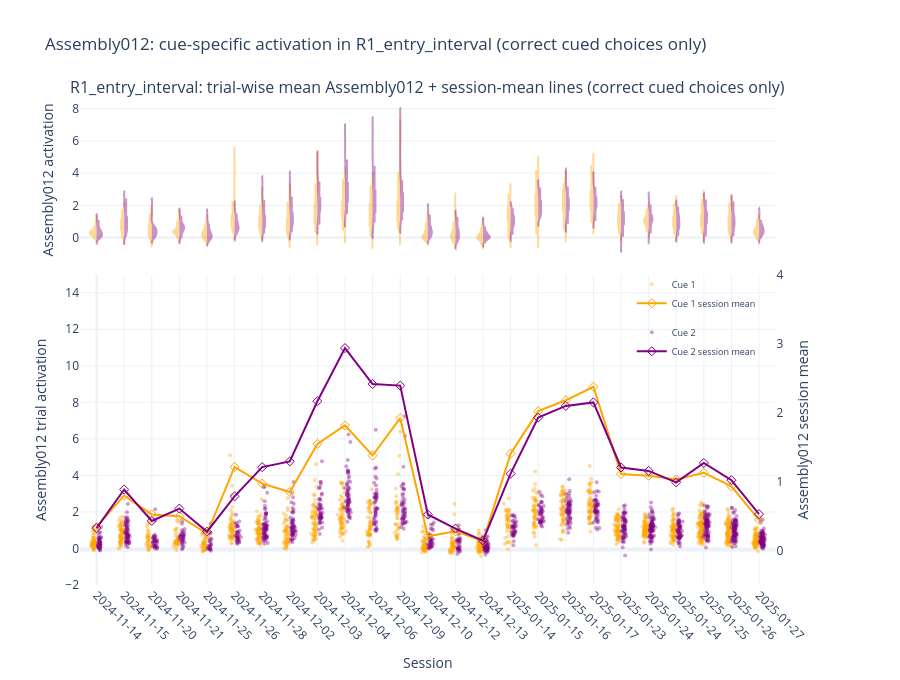
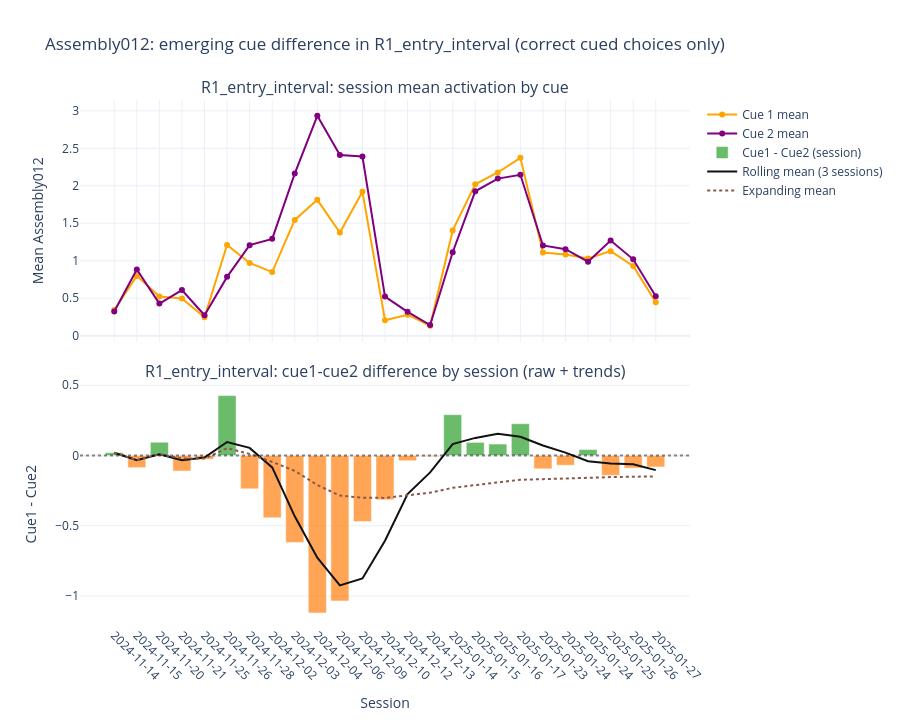

Here is the notebook cell these charts were saved with, in order:
### Code cell
activation_col = plot_col if 'plot_col' in globals() else 'Assembly012'
target_interval = 'R1_entry_interval' # R2_entry_interval | R1_entry_interval | pre_cue_interval | nextto_cue_interval

df_nextto = t0_ens.reset_index().copy()

if {'from_ephys_timestamp', 'to_ephys_timestamp'}.issubset(df_nextto.columns):
    df_nextto['time_raw'] = (
        pd.to_numeric(df_nextto['from_ephys_timestamp'], errors='coerce')
        + pd.to_numeric(df_nextto['to_ephys_timestamp'], errors='coerce')
    ) / 2.0
elif 'from_ephys_timestamp' in df_nextto.columns:
    df_nextto['time_raw'] = pd.to_numeric(df_nextto['from_ephys_timestamp'], errors='coerce')
elif 'entry_id' in df_nextto.columns:
    df_nextto['time_raw'] = pd.to_numeric(df_nextto['entry_id'], errors='coerce')
else:
    df_nextto['time_raw'] = pd.to_numeric(df_nextto['trial_id'], errors='coerce')

df_nextto = df_nextto[
    (df_nextto['interval_name'] == target_interval) & (df_nextto['cue'].isin([1, 2]))
].copy()
# correct_choice_mask = (
#     ((df_nextto['cue'] == 1) & df_nextto['choice_R1'].eq(True))
#     | ((df_nextto['cue'] == 2) & df_nextto['choice_R2'].eq(True))
# )
# correct_choice_mask = (
#     ((df_nextto['cue'] == 2) & df_nextto['choice_R1'].eq(True))
#     & ((df_nextto['cue'] == 2) & df_nextto['choice_R2'].eq(True))
#     #| ((df_nextto['cue'] == 1) & df_nextto['choice_R2'].eq(False))
# )

# df_nextto = df_nextto[correct_choice_mask].copy()
df_nextto = df_nextto.dropna(subset=['session_id', 'trial_id', 'cue', activation_col, 'time_raw'])

# One point per trial within target interval
trial_points = (
    df_nextto
    .groupby(['session_id', 'trial_id', 'cue'], as_index=False)
    .agg(time_raw=('time_raw', 'mean'), activation=(activation_col, 'mean'))
)

trial_points['session_id'] = trial_points['session_id'].astype(str)
trial_points['cue'] = trial_points['cue'].astype(int)
trial_points['cue_label'] = trial_points['cue'].map({1: 'Cue 1', 2: 'Cue 2'})
trial_points['session_dt'] = pd.to_datetime(trial_points['session_id'], format='%Y-%m-%d_%H-%M', errors='coerce')

session_order = (
    trial_points[['session_id', 'session_dt']]
    .drop_duplicates()
    .sort_values(['session_dt', 'session_id'])['session_id']
    .tolist()
)
session_date_labels = [s.split('_')[0] for s in session_order]
session_x_range = [-0.6, (len(session_order) - 0.4) if len(session_order) else 0.6]

trial_points['session_id'] = pd.Categorical(trial_points['session_id'], categories=session_order, ordered=True)
session_to_idx = {sid: i for i, sid in enumerate(session_order)}
trial_points['session_idx'] = trial_points['session_id'].astype(str).map(session_to_idx).astype(float)

cue_colors = {1: 'orange', 2: 'purple'}

# Jitter x so each trial dot is visible while still grouped by session
rng = np.random.default_rng(42)
cue_offset = {1: -0.11, 2: 0.11}
trial_points['x_jitter'] = (
    trial_points['session_idx']
    + trial_points['cue'].map(cue_offset).astype(float)
    + rng.normal(0.0, 0.045, size=len(trial_points))
)

session_summary = (
    trial_points
    .groupby(['session_id', 'cue'], observed=True, as_index=False)
    .agg(mean_activation=('activation', 'mean'), n_trials=('trial_id', 'nunique'))
)
session_pivot = (
    session_summary
    .pivot_table(index='session_id', columns='cue', values='mean_activation')
    .reset_index()
    .rename(columns={1: 'cue1_mean', 2: 'cue2_mean'})
)
if 'cue1_mean' not in session_pivot.columns:
    session_pivot['cue1_mean'] = np.nan
if 'cue2_mean' not in session_pivot.columns:
    session_pivot['cue2_mean'] = np.nan
session_pivot['session_id'] = pd.Categorical(session_pivot['session_id'], categories=session_order, ordered=True)
session_pivot = session_pivot.sort_values('session_id').copy()
session_pivot['cue1_minus_cue2'] = session_pivot['cue1_mean'] - session_pivot['cue2_mean']
session_pivot['delta_roll3'] = session_pivot['cue1_minus_cue2'].rolling(window=3, min_periods=1).mean()
session_pivot['delta_expanding'] = session_pivot['cue1_minus_cue2'].expanding(min_periods=1).mean()
session_pivot['session_idx'] = session_pivot['session_id'].astype(str).map(session_to_idx)

fig_nextto = make_subplots(
    rows=2,
    cols=1,
    shared_xaxes=True,
    vertical_spacing=0.03,
    row_heights=[0.34, 0.66],
    specs=[[{}], [{"secondary_y": True}]],
    subplot_titles=(
        f'{target_interval}: trial-wise mean {activation_col} + session-mean lines (correct cued choices only)',
    ),
)

for cue in [1, 2]:
    cdat = trial_points[trial_points['cue'] == cue]
    fig_nextto.add_trace(
        go.Scatter(
            x=cdat['x_jitter'],
            y=cdat['activation'],
            mode='markers',
            marker=dict(size=4, color=cue_colors[cue], opacity=0.38),
            name=f'Cue {cue}',
            legendgroup=f'Cue {cue}',
            customdata=np.column_stack([cdat['session_id'].astype(str).to_numpy(), cdat['trial_id'].to_numpy()]),
            hovertemplate=(
                'Cue=' + str(cue)
                + '<br>Session=%{customdata[0]}'
                + '<br>Trial=%{customdata[1]}'
                + '<br>Activation=%{y:.3f}'
                + '<extra></extra>'
            ),
        ),
        row=2,
        col=1,
    )

fig_nextto.add_trace(
    go.Scatter(
        x=session_pivot['session_idx'],
        y=session_pivot['cue1_mean'],
        mode='lines+markers',
        name='Cue 1 session mean',
        legendgroup='Cue 1',
        line=dict(color=cue_colors[1], width=2),
        marker=dict(color=cue_colors[1], size=7, symbol='diamond-open'),
        hovertemplate='Cue 1 session mean=%{y:.3f}<extra></extra>',
    ),
    row=2,
    col=1,
    secondary_y=True,
)
fig_nextto.add_trace(
    go.Scatter(
        x=session_pivot['session_idx'],
        y=session_pivot['cue2_mean'],
        mode='lines+markers',
        name='Cue 2 session mean',
        legendgroup='Cue 2',
        line=dict(color=cue_colors[2], width=2),
        marker=dict(color=cue_colors[2], size=7, symbol='diamond-open'),
        hovertemplate='Cue 2 session mean=%{y:.3f}<extra></extra>',
    ),
    row=2,
    col=1,
    secondary_y=True,
)

# Violin per session using trial-level activations (cue-split within each session)
for cue in [1, 2]:
    vdat = trial_points[trial_points['cue'] == cue].copy()
    violin_side = 'negative' if cue == 1 else 'positive'
    fig_nextto.add_trace(
        go.Violin(
            x=vdat['session_idx'],
            y=vdat['activation'],
            name=f'Cue {cue}',
            legendgroup=f'Cue {cue}',
            showlegend=False,
            side=violin_side,
            line=dict(color=cue_colors[cue]),
            fillcolor=cue_colors[cue],
            opacity=0.42,
            box_visible=True,
            meanline_visible=True,
            points=False,
            spanmode='soft',
            customdata=vdat['session_id'].astype(str).to_numpy(),
            hovertemplate=(
                'Cue=' + str(cue)
                + '<br>Session=%{customdata}'
                + '<br>Activation=%{y:.3f}'
                + '<extra></extra>'
            ),
        ),
        row=1,
        col=1,
    )

fig_nextto.update_xaxes(row=1, col=1, range=session_x_range, showticklabels=False)
fig_nextto.update_xaxes(
    row=2,
    col=1,
    range=session_x_range,
    tickmode='array',
    tickvals=list(range(len(session_order))),
    ticktext=session_date_labels,
    tickangle=45,
    title_text='Session',
)
fig_nextto.update_yaxes(row=1, col=1, title_text=f'{activation_col} activation',)
fig_nextto.update_yaxes(row=2, col=1, title_text=f'{activation_col} trial activation', secondary_y=False, range=[-2, 15], autorange=False)
fig_nextto.update_yaxes(
    row=2,
    col=1,
    title_text=f'{activation_col} session mean',
    secondary_y=True,
    showgrid=False,
    range=[-0.5, 4], autorange=False
)
fig_nextto.update_layout(
    template='plotly_white',
    height=680,
    legend=dict(
        x=0.92, y=0.65,
        bgcolor="rgba(255,255,255,0.1)",
        xanchor="right", yanchor="top",
        font=dict(size=9),
    ),
    violinmode='overlay',
    title=f'{activation_col}: cue-specific activation in {target_interval} (correct cued choices only)',
)
fig_nextto.show()


# Suggested extra view: explicit emerging difference over sessions

fig_emerge = make_subplots(
    rows=2,
    cols=1,
    vertical_spacing=0.08,
    shared_xaxes=True,
    subplot_titles=(
        f'{target_interval}: session mean activation by cue',
        f'{target_interval}: cue1-cue2 difference by session (raw + trends)',
    ),
)
fig_emerge.add_trace(
    go.Scatter(
        x=session_pivot['session_id'],
        y=session_pivot['cue1_mean'],
        mode='lines+markers',
        name='Cue 1 mean',
        marker=dict(color=cue_colors[1]),
        line=dict(color=cue_colors[1], width=2),
    ),
    row=1,
    col=1,
)
fig_emerge.add_trace(
    go.Scatter(
        x=session_pivot['session_id'],
        y=session_pivot['cue2_mean'],
        mode='lines+markers',
        name='Cue 2 mean',
        marker=dict(color=cue_colors[2]),
        line=dict(color=cue_colors[2], width=2),
    ),
    row=1,
    col=1,
)

delta_colors = np.where(session_pivot['cue1_minus_cue2'].fillna(0.0) >= 0.0, '#2ca02c', '#ff7f0e')
fig_emerge.add_trace(
    go.Bar(
        x=session_pivot['session_id'],
        y=session_pivot['cue1_minus_cue2'],
        name='Cue1 - Cue2 (session)',
        marker_color=delta_colors,
        opacity=0.70,
    ),
    row=2,
    col=1,
)
fig_emerge.add_trace(
    go.Scatter(
        x=session_pivot['session_id'],
        y=session_pivot['delta_roll3'],
        mode='lines',
        name='Rolling mean (3 sessions)',
        line=dict(color='#111111', width=2),
    ),
    row=2,
    col=1,
)
fig_emerge.add_trace(
    go.Scatter(
        x=session_pivot['session_id'],
        y=session_pivot['delta_expanding'],
        mode='lines',
        name='Expanding mean',
        line=dict(color='#8c564b', width=2, dash='dot'),
    ),
    row=2,
    col=1,
)
fig_emerge.add_hline(y=0.0, line_dash='dot', line_color='black', opacity=0.45, row=2, col=1)

fig_emerge.update_xaxes(
    row=2,
    col=1,
    title_text='Session',
    tickmode='array',
    tickvals=session_order,
    ticktext=session_date_labels,
    tickangle=45,
)
fig_emerge.update_yaxes(row=1, col=1, title_text=f'Mean {activation_col}', )
fig_emerge.update_yaxes(row=2, col=1, title_text='Cue1 - Cue2',)
fig_emerge.update_layout(
    template='plotly_white',
    height=720,
    title=f'{activation_col}: emerging cue difference in {target_interval} (correct cued choices only)',
)
fig_emerge.show()

### Figure 1 — Plotly figure (JSON) as saved in the notebook; plotly's stock layout.template omitted (floating-point values rounded to 4 significant figures; data arrays with more than 128 entries replaced by an {"elided": "..."} marker saying what was removed)
{"data": [{"customdata": {"elided": "1372x2 mixed values"}, "hovertemplate": "Cue=1<br>Session=%{customdata[0]}<br>Trial=%{customdata[1]}<br>Activation=%{y:.3f}<extra></extra>", "legendgroup": "Cue 1", "marker": {"color": "orange", "opacity": 0.38, "size": 4}, "mode": "markers", "name": "Cue 1", "type": "scatter", "x": {"elided": "1372 float values"}, "xaxis": "x2", "y": {"elided": "1372 float values"}, "yaxis": "y2"}, {"customdata": {"elided": "1341x2 mixed values"}, "hovertemplate": "Cue=2<br>Session=%{customdata[0]}<br>Trial=%{customdata[1]}<br>Activation=%{y:.3f}<extra></extra>", "legendgroup": "Cue 2", "marker": {"color": "purple", "opacity": 0.38, "size": 4}, "mode": "markers", "name": "Cue 2", "type": "scatter", "x": {"elided": "1341 float values"}, "xaxis": "x2", "y": {"elided": "1341 float values"}, "yaxis": "y2"}, {"hovertemplate": "Cue 1 session mean=%{y:.3f}<extra></extra>", "legendgroup": "Cue 1", "line": {"color": "orange", "width": 2}, "marker": {"color": "orange", "size": 7, "symbol": "diamond-open"}, "mode": "lines+markers", "name": "Cue 1 session mean", "type": "scatter", "x": [0, 1, 2, 3, 4, 5, 6, 7, 8, 9, 10, 11, 12, 13, 14, 15, 16, 17, 18, 19, 20, 21, 22, 23, 24], "xaxis": "x2", "y": [0.3434, 0.7977, 0.5229, 0.4971, 0.245, 1.211, 0.9706, 0.8486, 1.544, 1.813, 1.376, 1.92, 0.206, 0.28, 0.1334, 1.404, 2.019, 2.177, 2.373, 1.108, 1.084, 1.029, 1.127, 0.9293, 0.4451], "yaxis": "y3"}, {"hovertemplate": "Cue 2 session mean=%{y:.3f}<extra></extra>", "legendgroup": "Cue 2", "line": {"color": "purple", "width": 2}, "marker": {"color": "purple", "size": 7, "symbol": "diamond-open"}, "mode": "lines+markers", "name": "Cue 2 session mean", "type": "scatter", "x": [0, 1, 2, 3, 4, 5, 6, 7, 8, 9, 10, 11, 12, 13, 14, 15, 16, 17, 18, 19, 20, 21, 22, 23, 24], "xaxis": "x2", "y": [0.3235, 0.8841, 0.4286, 0.6078, 0.272, 0.7846, 1.208, 1.292, 2.163, 2.933, 2.412, 2.39, 0.5215, 0.3175, 0.1414, 1.114, 1.926, 2.095, 2.146, 1.203, 1.154, 0.987, 1.269, 1.019, 0.5269], "yaxis": "y3"}, {"box": {"visible": true}, "customdata": {"elided": "1372 str values"}, "fillcolor": "orange", "hovertemplate": "Cue=1<br>Session=%{customdata}<br>Activation=%{y:.3f}<extra></extra>", "legendgroup": "Cue 1", "line": {"color": "orange"}, "meanline": {"visible": true}, "name": "Cue 1", "opacity": 0.42, "points": false, "showlegend": false, "side": "negative", "spanmode": "soft", "type": "violin", "x": {"elided": "1372 float values"}, "xaxis": "x", "y": {"elided": "1372 float values"}, "yaxis": "y"}, {"box": {"visible": true}, "customdata": {"elided": "1341 str values"}, "fillcolor": "purple", "hovertemplate": "Cue=2<br>Session=%{customdata}<br>Activation=%{y:.3f}<extra></extra>", "legendgroup": "Cue 2", "line": {"color": "purple"}, "meanline": {"visible": true}, "name": "Cue 2", "opacity": 0.42, "points": false, "showlegend": false, "side": "positive", "spanmode": "soft", "type": "violin", "x": {"elided": "1341 float values"}, "xaxis": "x", "y": {"elided": "1341 float values"}, "yaxis": "y"}], "layout": {"annotations": [{"font": {"size": 16}, "showarrow": false, "text": "R1_entry_interval: trial-wise mean Assembly012 + session-mean lines (correct cued choices only)", "x": 0.47, "xanchor": "center", "xref": "paper", "y": 1, "yanchor": "bottom", "yref": "paper"}], "height": 680, "legend": {"bgcolor": "rgba(255,255,255,0.1)", "font": {"size": 9}, "x": 0.92, "xanchor": "right", "y": 0.65, "yanchor": "top"}, "title": {"text": "Assembly012: cue-specific activation in R1_entry_interval (correct cued choices only)"}, "violinmode": "overlay", "xaxis": {"anchor": "y", "domain": [0, 0.94], "matches": "x2", "range": [-0.6, 24.6], "showticklabels": false}, "xaxis2": {"anchor": "y2", "domain": [0, 0.94], "range": [-0.6, 24.6], "tickangle": 45, "tickmode": "array", "ticktext": ["2024-11-14", "2024-11-15", "2024-11-20", "2024-11-21", "2024-11-25", "2024-11-26", "2024-11-28", "2024-12-02", "2024-12-03", "2024-12-04", "2024-12-06", "2024-12-09", "2024-12-10", "2024-12-12", "2024-12-13", "2025-01-14", "2025-01-15", "2025-01-16", "2025-01-17", "2025-01-23", "2025-01-24", "2025-01-24", "2025-01-25", "2025-01-26", "2025-01-27"], "tickvals": [0, 1, 2, 3, 4, 5, 6, 7, 8, 9, 10, 11, 12, 13, 14, 15, 16, 17, 18, 19, 20, 21, 22, 23, 24], "title": {"text": "Session"}}, "yaxis": {"anchor": "x", "domain": [0.6702, 1], "title": {"text": "Assembly012 activation"}}, "yaxis2": {"anchor": "x2", "autorange": false, "domain": [0, 0.6402], "range": [-2, 15], "title": {"text": "Assembly012 trial activation"}}, "yaxis3": {"anchor": "x2", "autorange": false, "overlaying": "y2", "range": [-0.5, 4], "showgrid": false, "side": "right", "title": {"text": "Assembly012 session mean"}}}}

### Figure 2 — Plotly figure (JSON) as saved in the notebook; plotly's stock layout.template omitted (floating-point values rounded to 4 significant figures)
{"data": [{"line": {"color": "orange", "width": 2}, "marker": {"color": "orange"}, "mode": "lines+markers", "name": "Cue 1 mean", "type": "scatter", "x": ["2024-11-14_16-40", "2024-11-15_15-48", "2024-11-20_17-46", "2024-11-21_17-22", "2024-11-25_16-25", "2024-11-26_16-39", "2024-11-28_17-41", "2024-12-02_16-09", "2024-12-03_16-23", "2024-12-04_18-06", "2024-12-06_16-49", "2024-12-09_17-45", "2024-12-10_17-20", "2024-12-12_16-13", "2024-12-13_17-10", "2025-01-14_18-08", "2025-01-15_17-18", "2025-01-16_17-47", "2025-01-17_16-55", "2025-01-23_16-48", "2025-01-24_12-24", "2025-01-24_19-37", "2025-01-25_21-29", "2025-01-26_21-48", "2025-01-27_13-39"], "xaxis": "x", "y": [0.3434, 0.7977, 0.5229, 0.4971, 0.245, 1.211, 0.9706, 0.8486, 1.544, 1.813, 1.376, 1.92, 0.206, 0.28, 0.1334, 1.404, 2.019, 2.177, 2.373, 1.108, 1.084, 1.029, 1.127, 0.9293, 0.4451], "yaxis": "y"}, {"line": {"color": "purple", "width": 2}, "marker": {"color": "purple"}, "mode": "lines+markers", "name": "Cue 2 mean", "type": "scatter", "x": ["2024-11-14_16-40", "2024-11-15_15-48", "2024-11-20_17-46", "2024-11-21_17-22", "2024-11-25_16-25", "2024-11-26_16-39", "2024-11-28_17-41", "2024-12-02_16-09", "2024-12-03_16-23", "2024-12-04_18-06", "2024-12-06_16-49", "2024-12-09_17-45", "2024-12-10_17-20", "2024-12-12_16-13", "2024-12-13_17-10", "2025-01-14_18-08", "2025-01-15_17-18", "2025-01-16_17-47", "2025-01-17_16-55", "2025-01-23_16-48", "2025-01-24_12-24", "2025-01-24_19-37", "2025-01-25_21-29", "2025-01-26_21-48", "2025-01-27_13-39"], "xaxis": "x", "y": [0.3235, 0.8841, 0.4286, 0.6078, 0.272, 0.7846, 1.208, 1.292, 2.163, 2.933, 2.412, 2.39, 0.5215, 0.3175, 0.1414, 1.114, 1.926, 2.095, 2.146, 1.203, 1.154, 0.987, 1.269, 1.019, 0.5269], "yaxis": "y"}, {"marker": {"color": ["#2ca02c", "#ff7f0e", "#2ca02c", "#ff7f0e", "#ff7f0e", "#2ca02c", "#ff7f0e", "#ff7f0e", "#ff7f0e", "#ff7f0e", "#ff7f0e", "#ff7f0e", "#ff7f0e", "#ff7f0e", "#ff7f0e", "#2ca02c", "#2ca02c", "#2ca02c", "#2ca02c", "#ff7f0e", "#ff7f0e", "#2ca02c", "#ff7f0e", "#ff7f0e", "#ff7f0e"]}, "name": "Cue1 - Cue2 (session)", "opacity": 0.7, "type": "bar", "x": ["2024-11-14_16-40", "2024-11-15_15-48", "2024-11-20_17-46", "2024-11-21_17-22", "2024-11-25_16-25", "2024-11-26_16-39", "2024-11-28_17-41", "2024-12-02_16-09", "2024-12-03_16-23", "2024-12-04_18-06", "2024-12-06_16-49", "2024-12-09_17-45", "2024-12-10_17-20", "2024-12-12_16-13", "2024-12-13_17-10", "2025-01-14_18-08", "2025-01-15_17-18", "2025-01-16_17-47", "2025-01-17_16-55", "2025-01-23_16-48", "2025-01-24_12-24", "2025-01-24_19-37", "2025-01-25_21-29", "2025-01-26_21-48", "2025-01-27_13-39"], "xaxis": "x2", "y": [0.01992, -0.0864, 0.09428, -0.1107, -0.02703, 0.4264, -0.2374, -0.4433, -0.6187, -1.121, -1.035, -0.4704, -0.3155, -0.03757, -0.008034, 0.2905, 0.09303, 0.08153, 0.2265, -0.09502, -0.06962, 0.04241, -0.1415, -0.08967, -0.08179], "yaxis": "y2"}, {"line": {"color": "#111111", "width": 2}, "mode": "lines", "name": "Rolling mean (3 sessions)", "type": "scatter", "x": ["2024-11-14_16-40", "2024-11-15_15-48", "2024-11-20_17-46", "2024-11-21_17-22", "2024-11-25_16-25", "2024-11-26_16-39", "2024-11-28_17-41", "2024-12-02_16-09", "2024-12-03_16-23", "2024-12-04_18-06", "2024-12-06_16-49", "2024-12-09_17-45", "2024-12-10_17-20", "2024-12-12_16-13", "2024-12-13_17-10", "2025-01-14_18-08", "2025-01-15_17-18", "2025-01-16_17-47", "2025-01-17_16-55", "2025-01-23_16-48", "2025-01-24_12-24", "2025-01-24_19-37", "2025-01-25_21-29", "2025-01-26_21-48", "2025-01-27_13-39"], "xaxis": "x2", "y": [0.01992, -0.03324, 0.00927, -0.03427, -0.01448, 0.09621, 0.05397, -0.08479, -0.4332, -0.7275, -0.9248, -0.8754, -0.607, -0.2745, -0.1204, 0.08162, 0.1252, 0.155, 0.1337, 0.07101, 0.02062, -0.04075, -0.05622, -0.06291, -0.1043], "yaxis": "y2"}, {"line": {"color": "#8c564b", "dash": "dot", "width": 2}, "mode": "lines", "name": "Expanding mean", "type": "scatter", "x": ["2024-11-14_16-40", "2024-11-15_15-48", "2024-11-20_17-46", "2024-11-21_17-22", "2024-11-25_16-25", "2024-11-26_16-39", "2024-11-28_17-41", "2024-12-02_16-09", "2024-12-03_16-23", "2024-12-04_18-06", "2024-12-06_16-49", "2024-12-09_17-45", "2024-12-10_17-20", "2024-12-12_16-13", "2024-12-13_17-10", "2025-01-14_18-08", "2025-01-15_17-18", "2025-01-16_17-47", "2025-01-17_16-55", "2025-01-23_16-48", "2025-01-24_12-24", "2025-01-24_19-37", "2025-01-25_21-29", "2025-01-26_21-48", "2025-01-27_13-39"], "xaxis": "x2", "y": [0.01992, -0.03324, 0.00927, -0.02072, -0.02199, 0.05274, 0.01129, -0.04554, -0.1092, -0.2104, -0.2853, -0.3008, -0.3019, -0.283, -0.2647, -0.23, -0.211, -0.1947, -0.1726, -0.1687, -0.164, -0.1546, -0.154, -0.1513, -0.1486], "yaxis": "y2"}], "layout": {"annotations": [{"font": {"size": 16}, "showarrow": false, "text": "R1_entry_interval: session mean activation by cue", "x": 0.5, "xanchor": "center", "xref": "paper", "y": 1, "yanchor": "bottom", "yref": "paper"}, {"font": {"size": 16}, "showarrow": false, "text": "R1_entry_interval: cue1-cue2 difference by session (raw + trends)", "x": 0.5, "xanchor": "center", "xref": "paper", "y": 0.46, "yanchor": "bottom", "yref": "paper"}], "height": 720, "shapes": [{"line": {"color": "black", "dash": "dot"}, "opacity": 0.45, "type": "line", "x0": 0, "x1": 1, "xref": "x2 domain", "y0": 0, "y1": 0, "yref": "y2"}], "title": {"text": "Assembly012: emerging cue difference in R1_entry_interval (correct cued choices only)"}, "xaxis": {"anchor": "y", "domain": [0, 1], "matches": "x2", "showticklabels": false}, "xaxis2": {"anchor": "y2", "domain": [0, 1], "tickangle": 45, "tickmode": "array", "ticktext": ["2024-11-14", "2024-11-15", "2024-11-20", "2024-11-21", "2024-11-25", "2024-11-26", "2024-11-28", "2024-12-02", "2024-12-03", "2024-12-04", "2024-12-06", "2024-12-09", "2024-12-10", "2024-12-12", "2024-12-13", "2025-01-14", "2025-01-15", "2025-01-16", "2025-01-17", "2025-01-23", "2025-01-24", "2025-01-24", "2025-01-25", "2025-01-26", "2025-01-27"], "tickvals": ["2024-11-14_16-40", "2024-11-15_15-48", "2024-11-20_17-46", "2024-11-21_17-22", "2024-11-25_16-25", "2024-11-26_16-39", "2024-11-28_17-41", "2024-12-02_16-09", "2024-12-03_16-23", "2024-12-04_18-06", "2024-12-06_16-49", "2024-12-09_17-45", "2024-12-10_17-20", "2024-12-12_16-13", "2024-12-13_17-10", "2025-01-14_18-08", "2025-01-15_17-18", "2025-01-16_17-47", "2025-01-17_16-55", "2025-01-23_16-48", "2025-01-24_12-24", "2025-01-24_19-37", "2025-01-25_21-29", "2025-01-26_21-48", "2025-01-27_13-39"], "title": {"text": "Session"}}, "yaxis": {"anchor": "x", "domain": [0.54, 1], "title": {"text": "Mean Assembly012"}}, "yaxis2": {"anchor": "x2", "domain": [0, 0.46], "title": {"text": "Cue1 - Cue2"}}}}
